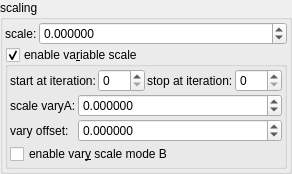
    <widget class="QGroupBox" name="groupBox_3">
     <property name="title">
      <string>scaling</string>
     </property>
     <layout class="QVBoxLayout" name="verticalLayout_13" stretch="0,0">
      <property name="spacing">
       <number>2</number>
      </property>
      <property name="leftMargin">
       <number>2</number>
      </property>
      <property name="topMargin">
       <number>2</number>
      </property>
      <property name="rightMargin">
       <number>2</number>
      </property>
      <property name="bottomMargin">
       <number>2</number>
      </property>
      <item>
       <layout class="QHBoxLayout" name="horizontalLayout_21" stretch="0,1">
        <item>
         <widget class="QLabel" name="label_8">
          <property name="text">
           <string>scale:</string>
          </property>
         </widget>
        </item>
        <item>
         <widget class="MyDoubleSpinBox" name="spinbox_mandelbox_scale">
          <property name="sizePolicy">
           <sizepolicy hsizetype="Minimum" vsizetype="Maximum">
            <horstretch>0</horstretch>
            <verstretch>0</verstretch>
           </sizepolicy>
          </property>
          <property name="prefix">
           <string/>
          </property>
          <property name="suffix">
           <string/>
          </property>
          <property name="decimals">
           <number>6</number>
          </property>
          <property name="minimum">
           <double>-99.998999999999995</double>
          </property>
          <property name="maximum">
           <double>99.998999999999995</double>
          </property>
          <property name="singleStep">
           <double>0.100000000000000</double>
          </property>
         </widget>
        </item>
       </layout>
      </item>
      <item>
       <widget class="MyGroupBox" name="groupCheck_transf_function_enabledF_false">
        <property name="title">
         <string>enable va&amp;riable scale</string>
        </property>
        <property name="checkable">
         <bool>true</bool>
        </property>
        <layout class="QVBoxLayout" name="verticalLayout_15" stretch="0,0">
         <property name="spacing">
          <number>2</number>
         </property>
         <property name="leftMargin">
          <number>2</number>
         </property>
         <property name="topMargin">
          <number>2</number>
         </property>
         <property name="rightMargin">
          <number>2</number>
         </property>
         <property name="bottomMargin">
          <number>2</number>
         </property>
         <item>
          <layout class="QHBoxLayout" name="horizontalLayout_20" stretch="0,1,0,1">
           <item>
            <widget class="QLabel" name="label_104">
             <property name="text">
              <string>start at iteration:</string>
             </property>
            </widget>
           </item>
           <item>
            <widget class="MySpinBox" name="spinboxInt_transf_start_iterations_X">
             <property name="sizePolicy">
              <sizepolicy hsizetype="Minimum" vsizetype="Maximum">
               <horstretch>0</horstretch>
               <verstretch>0</verstretch>
              </sizepolicy>
             </property>
             <property name="minimum">
              <number>0</number>
             </property>
             <property name="maximum">
              <number>999</number>
             </property>
             <property name="value">
              <number>0</number>
             </property>
            </widget>
           </item>
           <item>
            <widget class="QLabel" name="label_86">
             <property name="text">
              <string>stop at iteration:</string>
             </property>
            </widget>
           </item>
           <item>
            <widget class="MySpinBox" name="spinboxInt_transf_stop_iterations_X">
             <property name="sizePolicy">
              <sizepolicy hsizetype="Preferred" vsizetype="Maximum">
               <horstretch>0</horstretch>
               <verstretch>0</verstretch>
              </sizepolicy>
             </property>
             <property name="maximum">
              <number>999</number>
             </property>
            </widget>
           </item>
          </layout>
         </item>
         <item>
          <layout class="QGridLayout" name="gridLayout_27" columnstretch="0,1">
           <property name="spacing">
            <number>2</number>
           </property>
           <item row="0" column="0">
            <widget class="QLabel" name="label_144">
             <property name="text">
              <string>scale varyA:</string>
             </property>
            </widget>
           </item>
           <item row="1" column="0">
            <widget class="QLabel" name="label_150">
             <property name="text">
              <string>vary offset:</string>
             </property>
            </widget>
           </item>
           <item row="1" column="1">
            <widget class="MyDoubleSpinBox" name="spinbox_transf_scaleB_1">
             <property name="sizePolicy">
              <sizepolicy hsizetype="Minimum" vsizetype="Maximum">
               <horstretch>0</horstretch>
               <verstretch>0</verstretch>
              </sizepolicy>
             </property>
             <property name="prefix">
              <string/>
             </property>
             <property name="suffix">
              <string/>
             </property>
             <property name="decimals">
              <number>6</number>
             </property>
             <property name="minimum">
              <double>-99.989999999999995</double>
             </property>
             <property name="maximum">
              <double>99.989999999999995</double>
             </property>
             <property name="singleStep">
              <double>0.100000000000000</double>
             </property>
            </widget>
           </item>
           <item row="0" column="1">
            <widget class="MyDoubleSpinBox" name="spinbox_transf_scale_vary_0">
             <property name="sizePolicy">
              <sizepolicy hsizetype="Minimum" vsizetype="Maximum">
               <horstretch>0</horstretch>
               <verstretch>0</verstretch>
              </sizepolicy>
             </property>
             <property name="prefix">
              <string/>
             </property>
             <property name="suffix">
              <string/>
             </property>
             <property name="decimals">
              <number>6</number>
             </property>
             <property name="minimum">
              <double>-99.989999999999995</double>
             </property>
             <property name="maximum">
              <double>99.989999999999995</double>
             </property>
             <property name="singleStep">
              <double>0.100000000000000</double>
             </property>
            </widget>
           </item>
           <item row="2" column="0" colspan="2">
            <widget class="MyCheckBox" name="checkBox_transf_function_enabledN_false">
             <property name="text">
              <string>enable var&amp;y scale mode B</string>
             </property>
            </widget>
           </item>
          </layout>
         </item>
        </layout>
       </widget>
      </item>
     </layout>
    </widget>
